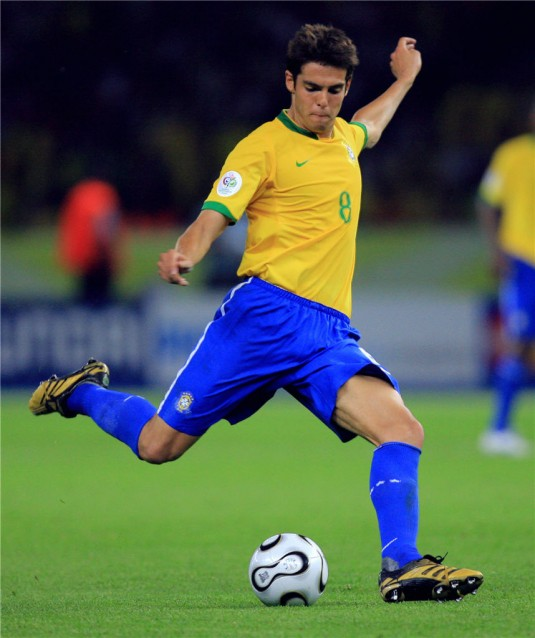
#> input picture jogador.jpg, 535 x 638 px
$ python afim_rotacao.py
#> lines starting #> are read from the running program, lines starting #| are printed output that depends on the picture
import cv2
from numpy import *
import math


imagem = cv2.imread('jogador.jpg')
#> imagem is the input picture: shape (638, 535, 3); mean B, G, R 75.9, 92.9, 79.1
"""
x1 = 80
y1 = 10

T= [[1,0,y1], [0,1,x1], [0,0,1]]

m,n = imagem.shape[:2];
x, y = indices((m,n));

PtosHomogenio = array([ x.ravel(), y.ravel(), ones(m*n) ])
PtosHomogenioLinha = dot(linalg.inv(T), PtosHomogenio)

xlinha = PtosHomogenioLinha[0].round(0).astype(int)
ylinha = PtosHomogenioLinha[1].round(0).astype(int)

Xnovo = maximum(0, minimum(m-1, xlinha)).reshape(m,n)
Ynovo = maximum(0, minimum(n-1, ylinha)).reshape(m,n)
C = imagem[Xnovo,Ynovo]
cv2.imshow("img", C)
"""


#rotação

th=math.pi/4
TrotacaoX  = [[cos(th),-sin(th),0], [sin(th),cos(th),0], [0,0,1]]

h,w = imagem.shape[:2]
#> h = 638; w = 535

x, y = indices((h,w))
PtosHomogenio = array([ x.ravel(), y.ravel(), ones(h*w) ])
PtosHomogenioLinha = dot(linalg.inv(TrotacaoX), PtosHomogenio)

xlinha = PtosHomogenioLinha[0].round(0).astype(int)
ylinha = PtosHomogenioLinha[1].round(0).astype(int)

Xnovo = maximum(0, minimum(h-1, xlinha)).reshape(h,w)
Ynovo = maximum(0, minimum(w-1, ylinha)).reshape(h,w)
TrotacaoX = imagem[Xnovo,Ynovo]
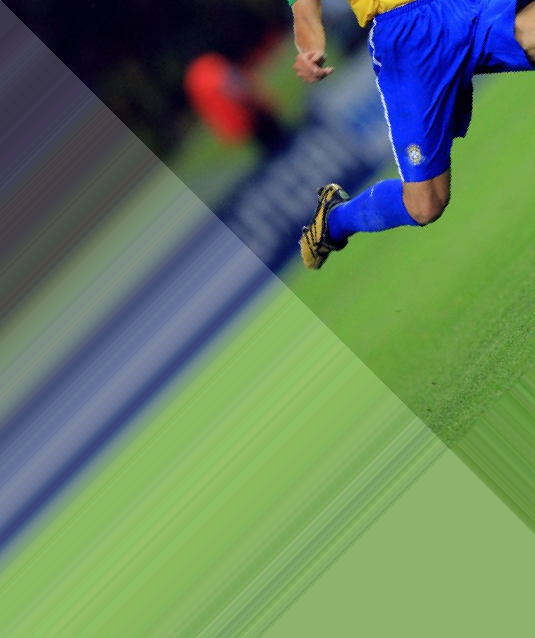
#> TrotacaoX: shape (638, 535, 3); mean B, G, R 97.7, 125.4, 99.4
Final = imagem[Xnovo,Ynovo]
cv2.imshow('Imagem Rotacionada', Final)

"""

#escala
x2 = 0.5
y2 = 0.5
Tescala   = [[y2,0,0], [0,x2,0], [0,0,1]]

m,n = imagem.shape[:2];
x, y = indices((m,n));

PtosHomogenio = array([ x.ravel(), y.ravel(), ones(m*n) ])
PtosHomogenioLinha = dot(linalg.inv(Tescala), PtosHomogenio)

xlinha = PtosHomogenioLinha[0].round(0).astype(int)
ylinha = PtosHomogenioLinha[1].round(0).astype(int)

Xnovo = maximum(0, minimum(m-1, xlinha)).reshape(m,n)
Ynovo = maximum(0, minimum(n-1, ylinha)).reshape(m,n)
F = imagem[Xnovo,Ynovo]
cv2.imshow("img escala", F)
"""
